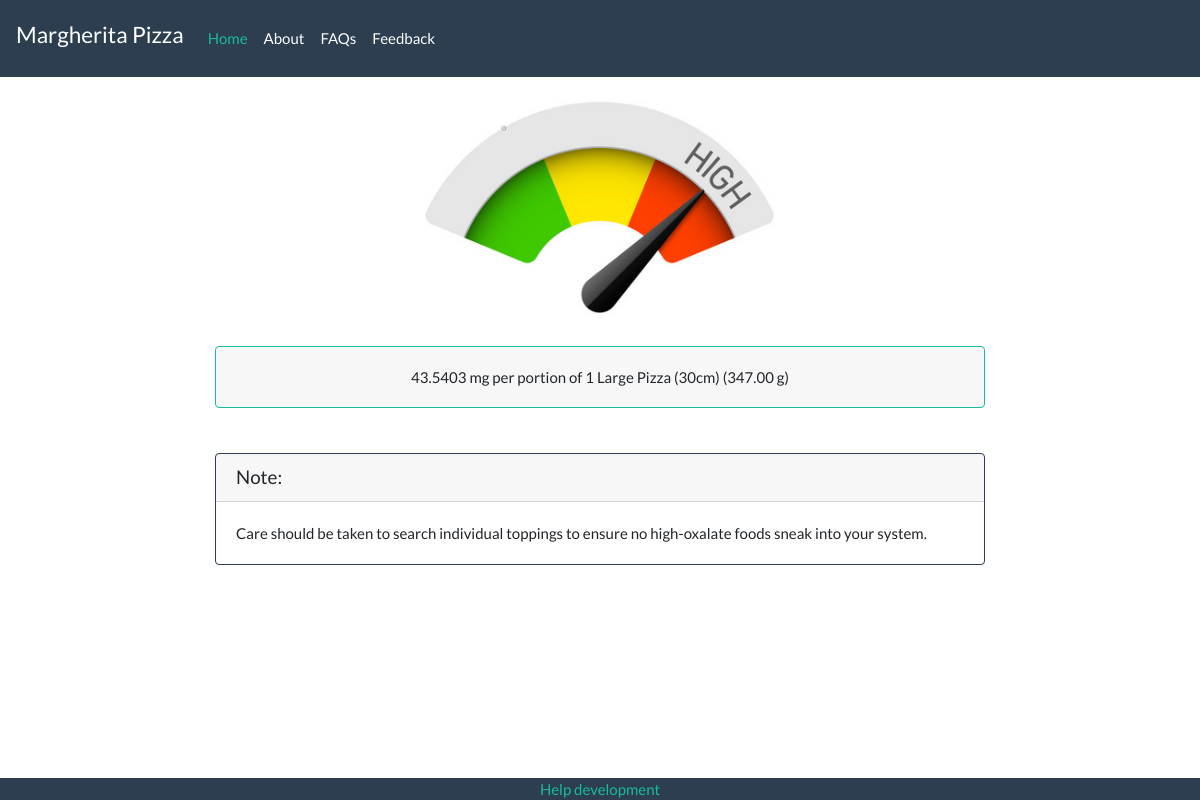
/lookup/m/Margherita Pizza/, run on the app's committed database.
### lookup/models.py (models this page shows, shortened)
class Meal(models.Model):
	name = models.CharField(max_length=50)
	portion_desc = models.CharField(max_length=50)
	alternatives = models.CharField(max_length=200)
	source_notes = models.TextField()

### lookup/views.py (the view)
# urls.py: path('m/<meal_name>/', views.meal, name='meal')
def meal(request, meal_name):
	grams = 0
	oxalates = 0
	ing_ox = 0
	meal = get_object_or_404(Meal, name=meal_name)
	connections = get_list_or_404(MealIngredient, meal=meal)
	rows = []
	for meal_ing in connections:
		ing_ox = meal_ing.ingredient.ox_per_100g * meal_ing.ing_qty_in_g / 100
		oxalates += ing_ox
		grams += meal_ing.ing_qty_in_g
		ing_name = meal_ing.ingredient.name
		rows.append((ing_name, round(ing_ox,1), round(meal_ing.ing_qty_in_g,1)))
	rowsorted = sorted(rows, key=lambda tup: tup[1], reverse=True)
	context = {
		'name': meal_name,
		'rows': rowsorted,
		'ox_per_portion': oxalates,
		'portion_grams': grams,
		'portion_desc': meal.portion_desc,
		'alternatives': meal.alternatives,
		'source_notes': meal.source_notes,
	}
	return render(request, 'meal.html', context)

### lookup/templates/meal.html (shortened to what this page needs)
{% extends 'base.html' %}
{% block custom_css %}
{% load static %}
<link rel="stylesheet" type="text/css" href="{% static 'css/mealingredient.css' %}">
{% endblock %}
{% block navbar_main %}
{{ name }}
{% endblock %}
{% block content %}
<section class="jumbotron">
	<div class="container text-center">
    <br>
    {% if ox_per_portion <= 10 %}
		  <img src="{% static 'lookup/low.png' %}" class="img-fluid w-100" alt="My image">
    {% elif ox_per_portion <= 25 %}
      <img src="{% static 'lookup/mod.png' %}" class="img-fluid w-100" alt="My image">
    {% else %}
      <img src="{% static 'lookup/high.png' %}" class="img-fluid w-100" alt="My image">
    {% endif %}
	</div>
</section>
<div class="container">
  <div class="accordion" id="accordionExample">
    <div class="card border-success">
      <div class="card-header" id="headingOne">
        <h2 class="mb-0">
          <button class="btn btn-block text-center" type="button" data-toggle="collapse" data-target="#collapseOne" aria-expanded="true" aria-controls="collapseOne">
            {{ ox_per_portion }} mg per portion of {{ portion_desc }} ({{ portion_grams }} g)
          </button>
        </h2>
      </div>
    </div>
  </div>
</div>
<br>
<br>
{% if source_notes != 'none' %}
  <div class="container">
    <div class="card border-primary">
        <h5 class="card-header">Note:</h5>
        <div class="card-body">
          {{ source_notes }}
        </div>
    </div>
  </div>
{% endif %}
<div class="bg-primary fixed-bottom">
      <div class="container">
      <div class="row justify-content-center">
        <div class="text-center">
          <a href="#">Help development</a>
        </div>
      </div>
    </div>
</div>
{% endblock %}

### lookup/static/css/mealingredient.css (style rules this page uses)
.container { max-width: 800px; }
.img-fluid { max-width: 350px; }
.jumbotron { padding: 0px; background-color:transparent !important; }

### data on the page
Meal: name "Margherita Pizza", portion_desc "1 Large Pizza (30cm)", source_notes "Care should be taken to search individual toppings to ensure no high-oxalate foods sneak into your system."

### other printed values
{{ ox_per_portion }} "43.5403"
{{ portion_grams }} "347.00"
